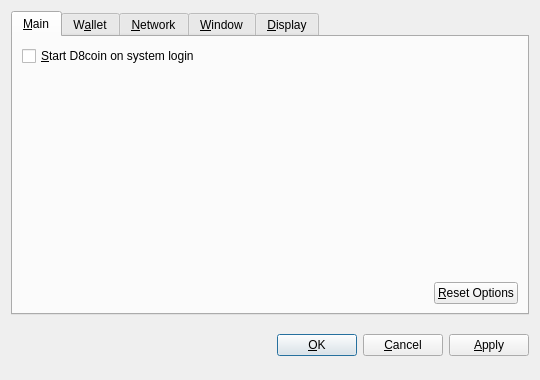
<?xml version="1.0" encoding="UTF-8"?>
<ui version="4.0">
 <class>OptionsDialog</class>
 <widget class="QDialog" name="OptionsDialog">
  <property name="geometry">
   <rect>
    <x>0</x>
    <y>0</y>
    <width>540</width>
    <height>380</height>
   </rect>
  </property>
  <property name="windowTitle">
   <string>Options</string>
  </property>
  <property name="modal">
   <bool>true</bool>
  </property>
  <layout class="QVBoxLayout" name="verticalLayout">
   <item>
    <widget class="QTabWidget" name="tabWidget">
     <property name="tabPosition">
      <enum>QTabWidget::North</enum>
     </property>
     <property name="currentIndex">
      <number>0</number>
     </property>
     <widget class="QWidget" name="tabMain">
      <attribute name="title">
       <string>&amp;Main</string>
      </attribute>
      <layout class="QVBoxLayout" name="verticalLayout_Main">
       <item>
        <widget class="QCheckBox" name="bitcoinAtStartup">
         <property name="toolTip">
          <string>Automatically start D8coin after logging in to the system.</string>
         </property>
         <property name="text">
          <string>&amp;Start D8coin on system login</string>
         </property>
        </widget>
       </item>
       <item>
        <spacer name="verticalSpacer_Main">
         <property name="orientation">
          <enum>Qt::Vertical</enum>
         </property>
         <property name="sizeHint" stdset="0">
          <size>
           <width>20</width>
           <height>40</height>
          </size>
         </property>
        </spacer>
       </item>
       <item>
        <layout class="QHBoxLayout" name="horizontalLayout_2_Main">
         <item>
          <spacer name="horizontalSpacer_2_Main">
           <property name="orientation">
            <enum>Qt::Horizontal</enum>
           </property>
           <property name="sizeHint" stdset="0">
            <size>
             <width>40</width>
             <height>20</height>
            </size>
           </property>
          </spacer>
         </item>
         <item>
          <widget class="QPushButton" name="resetButton">
           <property name="toolTip">
            <string>Reset all client options to default.</string>
           </property>
           <property name="text">
            <string>&amp;Reset Options</string>
           </property>
           <property name="autoDefault">
            <bool>false</bool>
           </property>
          </widget>
         </item>
        </layout>
       </item>
      </layout>
     </widget>
     <widget class="QWidget" name="tabWallet">
      <attribute name="title">
       <string>W&amp;allet</string>
      </attribute>
      <layout class="QVBoxLayout" name="verticalLayout_Network">
       <item>
        <widget class="QLabel" name="transactionFeeInfoLabel">
         <property name="text">
          <string>Optional transaction fee per kB that helps make sure your transactions are processed quickly. Most transactions are 1 kB.</string>
         </property>
         <property name="textFormat">
          <enum>Qt::PlainText</enum>
         </property>
         <property name="wordWrap">
          <bool>true</bool>
         </property>
        </widget>
       </item>
       <item>
        <layout class="QHBoxLayout" name="horizontalLayout_1_Main">
         <item>
          <widget class="QLabel" name="transactionFeeLabel">
           <property name="text">
            <string>Pay transaction &amp;fee</string>
           </property>
           <property name="textFormat">
            <enum>Qt::PlainText</enum>
           </property>
           <property name="buddy">
            <cstring>transactionFee</cstring>
           </property>
          </widget>
         </item>
         <item>
          <widget class="BitcoinAmountField" name="transactionFee"/>
         </item>
         <item>
          <spacer name="horizontalSpacer_1_Main">
           <property name="orientation">
            <enum>Qt::Horizontal</enum>
           </property>
           <property name="sizeHint" stdset="0">
            <size>
             <width>40</width>
             <height>20</height>
            </size>
           </property>
          </spacer>
         </item>
        </layout>
       </item>
       <item>
        <widget class="QLabel" name="label">
         <property name="text">
          <string>If you disable the spending of unconfirmed change, the change from a transaction cannot be used until that transaction has at least one confirmation. This also affects how your balance is computed.</string>
         </property>
         <property name="wordWrap">
          <bool>true</bool>
         </property>
        </widget>
       </item>
       <item>
        <widget class="QCheckBox" name="spendZeroConfChange">
         <property name="text">
          <string>Spend unconfirmed change  (experts only)</string>
         </property>
        </widget>
       </item>
       <item>
        <spacer name="verticalSpacer">
         <property name="orientation">
          <enum>Qt::Vertical</enum>
         </property>
         <property name="sizeHint" stdset="0">
          <size>
           <width>20</width>
           <height>40</height>
          </size>
         </property>
        </spacer>
       </item>
      </layout>
     </widget>
     <widget class="QWidget" name="tabNetwork">
      <attribute name="title">
       <string>&amp;Network</string>
      </attribute>
      <layout class="QVBoxLayout" name="verticalLayout_Network">
       <item>
        <widget class="QCheckBox" name="mapPortUpnp">
         <property name="toolTip">
          <string>Automatically open the D8coin client port on the router. This only works when your router supports UPnP and it is enabled.</string>
         </property>
         <property name="text">
          <string>Map port using &amp;UPnP</string>
         </property>
        </widget>
       </item>
       <item>
        <widget class="QCheckBox" name="connectSocks">
         <property name="toolTip">
          <string>Connect to the D8coin network through a SOCKS proxy (e.g. when connecting through Tor).</string>
         </property>
         <property name="text">
          <string>&amp;Connect through SOCKS proxy:</string>
         </property>
        </widget>
       </item>
       <item>
        <layout class="QHBoxLayout" name="horizontalLayout_Network">
         <item>
          <widget class="QLabel" name="proxyIpLabel">
           <property name="text">
            <string>Proxy &amp;IP:</string>
           </property>
           <property name="textFormat">
            <enum>Qt::PlainText</enum>
           </property>
           <property name="buddy">
            <cstring>proxyIp</cstring>
           </property>
          </widget>
         </item>
         <item>
          <widget class="QValidatedLineEdit" name="proxyIp">
           <property name="maximumSize">
            <size>
             <width>140</width>
             <height>16777215</height>
            </size>
           </property>
           <property name="toolTip">
            <string>IP address of the proxy (e.g. 127.0.0.1)</string>
           </property>
          </widget>
         </item>
         <item>
          <widget class="QLabel" name="proxyPortLabel">
           <property name="text">
            <string>&amp;Port:</string>
           </property>
           <property name="textFormat">
            <enum>Qt::PlainText</enum>
           </property>
           <property name="buddy">
            <cstring>proxyPort</cstring>
           </property>
          </widget>
         </item>
         <item>
          <widget class="QLineEdit" name="proxyPort">
           <property name="maximumSize">
            <size>
             <width>55</width>
             <height>16777215</height>
            </size>
           </property>
           <property name="toolTip">
            <string>Port of the proxy (e.g. 9050)</string>
           </property>
          </widget>
         </item>
         <item>
          <widget class="QLabel" name="socksVersionLabel">
           <property name="text">
            <string>SOCKS &amp;Version:</string>
           </property>
           <property name="textFormat">
            <enum>Qt::PlainText</enum>
           </property>
           <property name="buddy">
            <cstring>socksVersion</cstring>
           </property>
          </widget>
         </item>
         <item>
          <widget class="QValueComboBox" name="socksVersion">
           <property name="toolTip">
            <string>SOCKS version of the proxy (e.g. 5)</string>
           </property>
          </widget>
         </item>
         <item>
          <spacer name="horizontalSpacer_Network">
           <property name="orientation">
            <enum>Qt::Horizontal</enum>
           </property>
           <property name="sizeHint" stdset="0">
            <size>
             <width>40</width>
             <height>20</height>
            </size>
           </property>
          </spacer>
         </item>
        </layout>
       </item>
       <item>
        <spacer name="verticalSpacer_Network">
         <property name="orientation">
          <enum>Qt::Vertical</enum>
         </property>
         <property name="sizeHint" stdset="0">
          <size>
           <width>20</width>
           <height>40</height>
          </size>
         </property>
        </spacer>
       </item>
      </layout>
     </widget>
     <widget class="QWidget" name="tabWindow">
      <attribute name="title">
       <string>&amp;Window</string>
      </attribute>
      <layout class="QVBoxLayout" name="verticalLayout_Window">
       <item>
        <widget class="QCheckBox" name="minimizeToTray">
         <property name="toolTip">
          <string>Show only a tray icon after minimizing the window.</string>
         </property>
         <property name="text">
          <string>&amp;Minimize to the tray instead of the taskbar</string>
         </property>
        </widget>
       </item>
       <item>
        <widget class="QCheckBox" name="minimizeOnClose">
         <property name="toolTip">
          <string>Minimize instead of exit the application when the window is closed. When this option is enabled, the application will be closed only after selecting Quit in the menu.</string>
         </property>
         <property name="text">
          <string>M&amp;inimize on close</string>
         </property>
        </widget>
       </item>
       <item>
        <spacer name="verticalSpacer_Window">
         <property name="orientation">
          <enum>Qt::Vertical</enum>
         </property>
         <property name="sizeHint" stdset="0">
          <size>
           <width>20</width>
           <height>40</height>
          </size>
         </property>
        </spacer>
       </item>
      </layout>
     </widget>
     <widget class="QWidget" name="tabDisplay">
      <attribute name="title">
       <string>&amp;Display</string>
      </attribute>
      <layout class="QVBoxLayout" name="verticalLayout_Display">
       <item>
        <layout class="QHBoxLayout" name="horizontalLayout_1_Display">
         <item>
          <widget class="QLabel" name="langLabel">
           <property name="text">
            <string>User Interface &amp;language:</string>
           </property>
           <property name="textFormat">
            <enum>Qt::PlainText</enum>
           </property>
           <property name="buddy">
            <cstring>lang</cstring>
           </property>
          </widget>
         </item>
         <item>
          <widget class="QValueComboBox" name="lang">
           <property name="toolTip">
            <string>The user interface language can be set here. This setting will take effect after restarting D8coin.</string>
           </property>
          </widget>
         </item>
        </layout>
       </item>
       <item>
        <layout class="QHBoxLayout" name="horizontalLayout_2_Display">
         <item>
          <widget class="QLabel" name="unitLabel">
           <property name="text">
            <string>&amp;Unit to show amounts in:</string>
           </property>
           <property name="textFormat">
            <enum>Qt::PlainText</enum>
           </property>
           <property name="buddy">
            <cstring>unit</cstring>
           </property>
          </widget>
         </item>
         <item>
          <widget class="QValueComboBox" name="unit">
           <property name="toolTip">
            <string>Choose the default subdivision unit to show in the interface and when sending coins.</string>
           </property>
          </widget>
         </item>
        </layout>
       </item>
       <item>
        <widget class="QCheckBox" name="displayAddresses">
         <property name="toolTip">
          <string>Whether to show D8coin addresses in the transaction list or not.</string>
         </property>
         <property name="text">
          <string>&amp;Display addresses in transaction list</string>
         </property>
        </widget>
       </item>
       <item>
        <widget class="QCheckBox" name="coinControlFeatures">
         <property name="toolTip">
          <string>Whether to show coin control features or not.</string>
         </property>
         <property name="text">
          <string>Display coin &amp;control features (experts only!)</string>
         </property>
        </widget>
       </item>
       <item>
        <spacer name="verticalSpacer_Display">
         <property name="orientation">
          <enum>Qt::Vertical</enum>
         </property>
         <property name="sizeHint" stdset="0">
          <size>
           <width>20</width>
           <height>40</height>
          </size>
         </property>
        </spacer>
       </item>
      </layout>
     </widget>
    </widget>
   </item>
   <item>
    <layout class="QHBoxLayout" name="horizontalLayout_Buttons">
     <item>
      <spacer name="horizontalSpacer_1">
       <property name="orientation">
        <enum>Qt::Horizontal</enum>
       </property>
       <property name="sizeHint" stdset="0">
        <size>
         <width>40</width>
         <height>48</height>
        </size>
       </property>
      </spacer>
     </item>
     <item>
      <widget class="QLabel" name="statusLabel">
       <property name="font">
        <font>
         <weight>75</weight>
         <bold>true</bold>
        </font>
       </property>
       <property name="text">
        <string/>
       </property>
       <property name="textFormat">
        <enum>Qt::PlainText</enum>
       </property>
       <property name="wordWrap">
        <bool>true</bool>
       </property>
      </widget>
     </item>
     <item>
      <spacer name="horizontalSpacer_2">
       <property name="orientation">
        <enum>Qt::Horizontal</enum>
       </property>
       <property name="sizeHint" stdset="0">
        <size>
         <width>40</width>
         <height>48</height>
        </size>
       </property>
      </spacer>
     </item>
     <item>
      <widget class="QPushButton" name="okButton">
       <property name="text">
        <string>&amp;OK</string>
       </property>
      </widget>
     </item>
     <item>
      <widget class="QPushButton" name="cancelButton">
       <property name="text">
        <string>&amp;Cancel</string>
       </property>
       <property name="autoDefault">
        <bool>false</bool>
       </property>
      </widget>
     </item>
     <item>
      <widget class="QPushButton" name="applyButton">
       <property name="text">
        <string>&amp;Apply</string>
       </property>
       <property name="autoDefault">
        <bool>false</bool>
       </property>
      </widget>
     </item>
    </layout>
   </item>
  </layout>
 </widget>
 <customwidgets>
  <customwidget>
   <class>BitcoinAmountField</class>
   <extends>QSpinBox</extends>
   <header>bitcoinamountfield.h</header>
  </customwidget>
  <customwidget>
   <class>QValueComboBox</class>
   <extends>QComboBox</extends>
   <header>qvaluecombobox.h</header>
  </customwidget>
  <customwidget>
   <class>QValidatedLineEdit</class>
   <extends>QLineEdit</extends>
   <header>qvalidatedlineedit.h</header>
  </customwidget>
 </customwidgets>
 <resources/>
 <connections/>
</ui>
